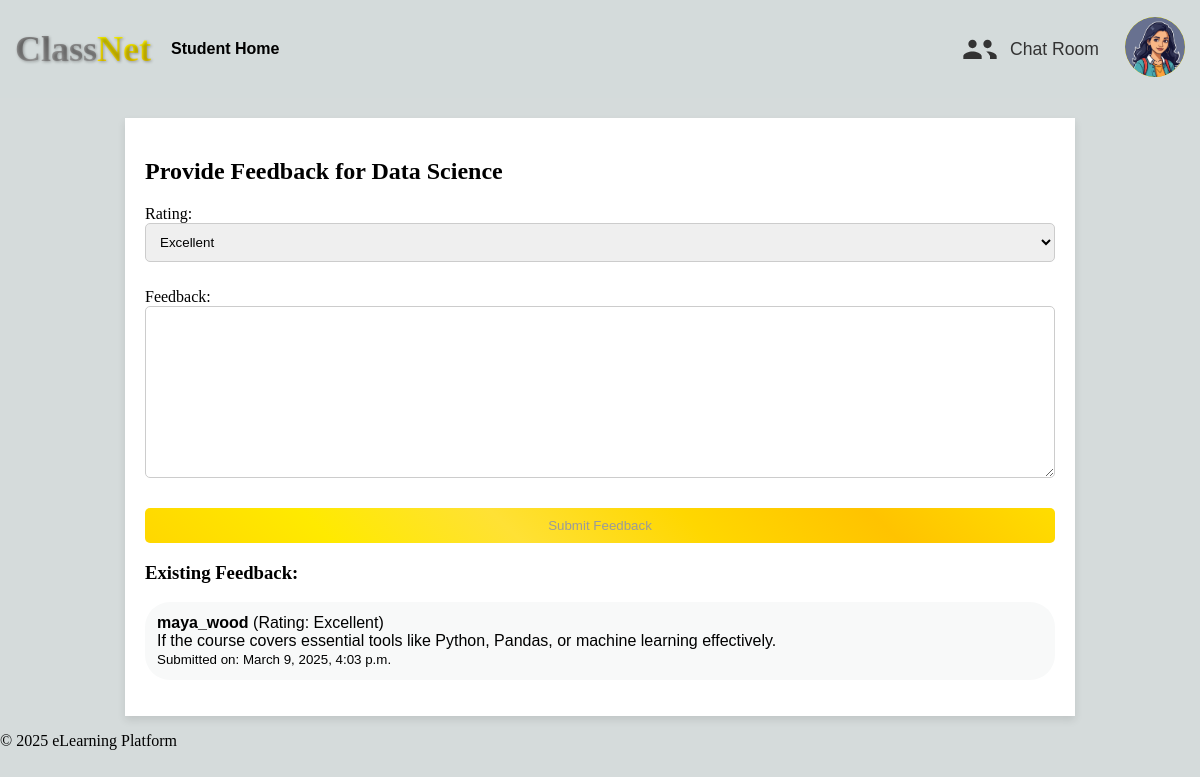
Page /feedback/courses/3/feedback/ (signed in) on the committed database.
### users/models.py (models this page shows, shortened)
class CustomUser(AbstractBaseUser, PermissionsMixin):
    STUDENT = 'student'
    TEACHER = 'teacher'
    USER_TYPE_CHOICES = [
        (STUDENT, 'Student'),
        (TEACHER, 'Teacher'),
    ]
    username = models.CharField(max_length=255, unique=True)
    first_name = models.CharField(max_length=255)
    last_name = models.CharField(max_length=255)
    email = models.EmailField(unique=True)
    profile_picture = models.ImageField(upload_to='profile_pics/', null=True, blank=True)
    user_type = models.CharField(max_length=7, choices=USER_TYPE_CHOICES)
    is_active = models.BooleanField(default=True)
    is_staff = models.BooleanField(default=False)
    is_superuser = models.BooleanField(default=False)
    date_joined = models.DateTimeField(default=timezone.now)
    bio = models.TextField(null=True, blank=True)  # Short biography of the user
    objects = CustomUserManager()
    USERNAME_FIELD = 'username'
    REQUIRED_FIELDS = ['email', 'first_name', 'last_name']
    def can_view_student_data(self, user):
        return self.user_type == self.TEACHER and user.user_type == self.STUDENT
    class Meta:
        permissions = [
            ("can_view_student_data", "Can view student data")
        ]

### courses/models.py (models this page shows, shortened)
class Course(models.Model):
    name = models.CharField(max_length=255)
    description = models.TextField()
    teacher = models.ForeignKey(settings.AUTH_USER_MODEL, on_delete=models.CASCADE, related_name="courses_taught")
    created_at = models.DateTimeField(auto_now_add=True)

### feedback/models.py (models this page shows, shortened)
class CourseFeedback(models.Model):
    EXCELLENT = 1
    VERY_GOOD = 2
    GOOD = 3
    BAD = 4
    VERY_BAD = 5
    RATING_CHOICES = [
        (EXCELLENT, 'Excellent'),
        (VERY_GOOD, 'Very Good'),
        (GOOD, 'Good'),
        (BAD, 'Bad'),
        (VERY_BAD, 'Very Bad'),
    ]
    course = models.ForeignKey(Course, related_name='feedback_set', on_delete=models.CASCADE)
    user = models.ForeignKey(settings.AUTH_USER_MODEL, on_delete=models.CASCADE)
    rating = models.PositiveIntegerField(choices=RATING_CHOICES, default=EXCELLENT)
    feedback = models.TextField()
    created_at = models.DateTimeField(auto_now_add=True)

### feedback/views.py (the view)
# urls.py: path('courses/<int:course_id>/feedback/', views.course_feedback, name='course_feedback'),
def course_feedback(request, course_id):
    course = get_object_or_404(Course, id=course_id)
    if request.method == 'POST':
        form = CourseFeedbackForm(request.POST)
        if form.is_valid():
            feedback = form.save(commit=False)
            feedback.course = course
            feedback.user = request.user  # Set the current user as the author
            feedback.save()
            return redirect('course_feedback', course_id=course.id)  # Redirect to the same page
    else:
        form = CourseFeedbackForm()
    feedbacks = course.feedback_set.filter(user=request.user)
    return render(request, 'feedback_form.html', {
        'form': form,
        'course': course,
        'feedbacks': feedbacks,  # Pass existing feedback to the template
    })

### feedback/forms.py
class CourseFeedbackForm(forms.ModelForm):
    class Meta:
        model = CourseFeedback
        fields = ['rating', 'feedback']
    rating = forms.ChoiceField(choices=CourseFeedback.RATING_CHOICES, widget=forms.Select())
    widgets = {
        'feedback': forms.Textarea(attrs={'rows': 4, 'cols': 40}),
    }

### feedback/templates/feedback_form.html (shortened to what this page needs)
{% extends 'base_generic.html' %}
{% load static %}
{% block content %}
<div class ="feedback-form">
  <h2>Provide Feedback for {{ course.name }}</h2>
  <form method="POST">
    {{ form.as_p }}
    <button type="submit">Submit Feedback</button>
  </form>
  <h3>Existing Feedback:</h3>
  <ul>
    {% for feedback in feedbacks %}
      <li>
        <strong>{{ feedback.user.username }}</strong> (Rating: {{ feedback.get_rating_display }})<br>
        {{ feedback.feedback }}<br>
        <small>Submitted on: {{ feedback.created_at }}</small>
      </li>
    {% empty %}
      <li>No feedback available yet.</li>
    {% endfor %}
  </ul>
</div>
{% endblock %}

### classnet/templates/base_generic.html (shortened to what this page needs)
<!DOCTYPE html>
<html lang="en">
<head>
    {% load static %}
    <link rel="stylesheet" href="{% static 'css/styles.css' %}">
</head>
<body>
    <header>
        <nav>
            <div class="nav-container">
                <div class="logo">
                    <h1><span class="class">Class</span><span class="net">Net</span></h1>
                </div>
                <ul class="nav-left">
                {% if user.is_authenticated %}
                    {% if user.user_type == user.TEACHER %}
                        <li><a href="{% url 'teacher' %}">Teacher Home</a></li>
                    {% elif user.user_type == user.STUDENT %}
                        <li><a href="{% url 'student' %}">Student Home</a></li>
                        {% endif %}
                    {% else %}
                        <li><a href="{% url 'home' %}">Home</a></li>
                    {% endif %}
                </ul>
                <ul class="nav-right">
                    {% if user.is_authenticated %}
                        <a href="{% url 'index' %}" class="chat-link">
                            <button class="chat-button">
                                <span>Chat Room</span>
                            </button>
                        </a>
                    <div class="dropdown">
                        {% if user.profile_picture %}
                        <button class="dropbtn">
                            <img src="{{ user.profile_picture.url }}" alt="Profile Picture" width="40" height="40">
                        </button>
                        {% else %}
                        <button class="dropbtn">{{ user.get_short_name }}</button>
                        {% endif %}
                    </div>
                {% else %}
                    <li><a href="{% url 'login' %}">Login</a></li>
                    <li class="bold-rectangle"><a href="{% url 'register' %}">Register</a></li>
                {% endif %}
            </ul>
            </div>
        </nav>
    </header>
    <main>
        {% block content %}{% endblock %}
    </main>
    <footer>
        <p>&copy; 2025 eLearning Platform</p>
    </footer>
</body>
</html>

### classnet/static/css/styles.css (style rules this page uses)
body { background-color: #D5DBDB; margin: 0; }
.logo h1 { font-family: 'Playfair Display', serif; font-weight: bold; font-size: 36px; margin: 0; padding: 0; text-shadow: 1px 1px 3px rgba(0, 0, 0, 0.3); }
.logo h1 .class { background: linear-gradient(grey, darkgrey); -webkit-background-clip: text; -webkit-text-fill-color: transparent; background-clip: text; color: transparent; }
.logo h1 .net { background: linear-gradient(yellow, gold); -webkit-background-clip: text; -webkit-text-fill-color: transparent; background-clip: text; color: transparent; }
.logo { display: flex; align-items: center; justify-content: center; padding: 20px 0; }
header { width: 100%; box-sizing: border-box; }
nav { background-color: rgba(213, 219, 219, 0.8); padding: 8px 15px; width: 100%; box-sizing: border-box; }
.nav-container { display: flex; align-items: center; }
nav a { color: black; font-weight: bold; font-family: Arial, Helvetica, sans-serif; }
.nav-left, .nav-right { margin: 0; padding: 0; list-style: none; display: flex; }
.nav-left li, .nav-right li { margin: 0 20px; }
.nav-left { justify-content: flex-start; }
.nav-right { margin-left: auto; justify-content: flex-end; }
.nav-left a, .nav-right a { text-decoration: none; font-weight: bold; }
.nav-right { display: flex; align-items: center; justify-content: flex-end; gap: 20px; }
.chat-link, .create-link { text-decoration: none; margin: 0; }
.chat-button,.search-button,.btn-create-course { display: flex; align-items: center; border: none; background: none; cursor: pointer; font-family: Arial, sans-serif; font-size: 1.1rem; gap: 10px; color: #333; margin: 0; display: flex; }
.chat-button svg { width: 40px; height: 40px; transition: transform 0.3s ease; }
.dropbtn { background: linear-gradient(rgb(226, 226, 1), rgb(216, 184, 0)); font-size: 16px; border: none; cursor: pointer; border-radius: 50%; padding: 0; overflow: hidden; width: 60px; height: 60px; margin: 0; text-align: center; line-height: 60px; }
.dropbtn img { display: block; width: 60px; height: 60px; border-radius: 70%; }
.dropdown { position: relative; display: inline-block; }
.edit-profile, .change-password , .status-update, .feedback-form, .search-user-profile { display: flex; flex-direction: column; align-items: center; gap: 20px; width: 100%; max-width: 950px; margin: 0 auto; padding: 20px; background: #fff; box-shadow: 0 4px 8px rgba(0, 0, 0, 0.1); margin-top: 20px; box-sizing: border-box; }
.edit-profile label, .change-password label, .status-update label, .feedback-form { display: block; margin-bottom: 8px; }
.edit-profile input[type="text"], .edit-profile input[type="email"], .edit-profile input[type="password"], .edit-profile select, .edit-profile input[type="file"], .change-password input[type="password"], .feedback-form select, .feedback-form textarea { width: 100%; box-sizing: border-box; padding: 10px; margin-bottom: 10px; border: 1px solid #ccc; border-radius: 5px; }
.edit-profile button, .change-password button, .status-update button, .feedback-form button { width: 100%; padding: 10px; background: linear-gradient(45deg, #FFD700, #FFEA00, #FFE135, #FFD700, #FFC300, #FFDD00); color: #999b9b; border: none; border-radius: 5px; cursor: pointer; }
.search_results ul, .status-update ul, .feedback-form ul { list-style-type: none; padding: 0; }
.search_results ul li, .status-update ul li, .feedback-form ul li { background-color: #F8F9F9; border-radius: 25px; padding: 0.75rem; margin-bottom: 0.5rem; transition: background-color 0.3s; font-family: 'Verdana', sans-serif; }

### rows in the picture
CustomUser: profile_picture (picture)
Course: name "Data Science"
CourseFeedback: user.username "maya_wood", rating "Excellent", feedback "If the course covers essential tools like Python, Pandas, or machine learning effectively.", created_at "March 9, 2025, 4:03 p.m."
